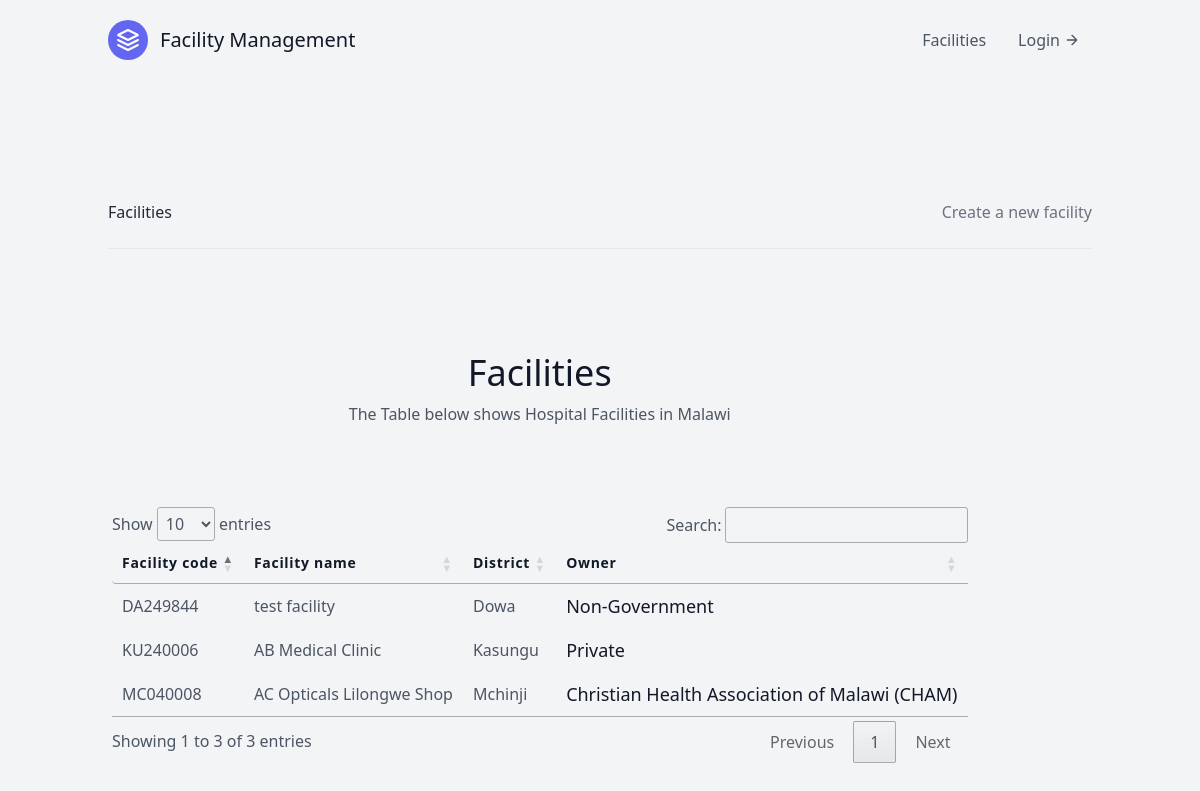
Page /facilities/ on the committed database.
### core/models.py (models this page shows, shortened)
class Facility(models.Model):
    facility_code = models.CharField(max_length=8, unique=True)
    facility_name = models.CharField(max_length=25, unique=True)
    district = models.ForeignKey(District, on_delete=models.DO_NOTHING)
    owner = models.ForeignKey(Owner, on_delete=models.DO_NOTHING)
    updated = models.DateTimeField(auto_now=True)
    timestamp = models.DateTimeField(auto_now_add=True)

class District(models.Model):
    district_code = models.CharField(max_length=4)
    district_name = models.CharField(max_length=15)
    updated = models.DateTimeField(auto_now=True)
    timestamp = models.DateTimeField(auto_now_add=True)

class Owner(models.Model):
    facility_owner = models.CharField(max_length=255)
    description = models.TextField()
    updated = models.DateTimeField(auto_now=True)
    timestamp = models.DateTimeField(auto_now_add=True)

### core/views.py (the view)
# urls.py: path('facilities/', FacilityListView.as_view(), name="facility-list"),
class FacilityListView(generic.ListView):
    template_name = "facilities/facility_list.html"
    def get_queryset(self):
        return Facility.objects.all()

### core/templates/facilities/facility_list.html (shortened to what this page needs)
{% extends "base.html" %}
{% block content %}
<section class="text-gray-600 body-font">
    <div class="container px-5 py-24 mx-auto flex flex-wrap">
      <div class="w-full mb-6 py-6 flex justify-between items-center border-b border-gray-200">
        <div>
            <a class="text--4xl text-gray-800 hover:text-blue-500" href="{% url "core:facility-list" %}">
                Facilities
            </a>
        </div>
        <div>
            <a class="text-gray-500 hover:text-blue-500" href="{% url "core:create-facility" %}">
                Create a new facility
            </a>
        </div>
      </div>
      <div class="flex flex-wrap -m-4">
<section class="text-gray-600 body-font">
  <div class="container px-5 py-24 mx-auto">
    <div class="flex flex-col text-center w-full mb-20">
      <h1 class="sm:text-4xl text-3xl font-medium title-font mb-2 text-gray-900">Facilities</h1>
      <p class="lg:w-2/3 mx-auto leading-relaxed text-base">The Table below shows Hospital Facilities in Malawi</p>
    </div>
    <div class="w-full mx-auto overflow-auto">
      <table id="facilityTable" class="table-auto table-bordered w-full text-left whitespace-no-wrap">
        <thead>
          <tr>
            <th class="px-4 py-3 title-font tracking-wider font-medium text-gray-900 text-sm bg-gray-100 rounded-tl rounded-bl">Facility code</th>
            <th class="px-4 py-3 title-font tracking-wider font-medium text-gray-900 text-sm bg-gray-100">Facility name</th>
            <th class="px-4 py-3 title-font tracking-wider font-medium text-gray-900 text-sm bg-gray-100">District</th>
            <th class="px-4 py-3 title-font tracking-wider font-medium text-gray-900 text-sm bg-gray-100">Owner</th>
          </tr>
        </thead>
        <tbody>
            {% for facility in object_list %}
          <tr>
            <td class="px-4 py-3">{{facility.facility_code}}</td>
            <td class="px-4 py-3">{{facility.facility_name}}</td>
            <td class="px-4 py-3">{{facility.district.district_name}}</td>
            <td class="px-4 py-3 text-lg text-gray-900">{{facility.owner.facility_owner}}</td>
            {% endfor %}
        </tbody>
      </table>
    </div>
  </div>
</section>
      </div>
    </div>
  </section>
{% endblock %}

### templates/base.html (shortened to what this page needs)
<!DOCTYPE html>
<html lang="en">
  <head>
    <script src="https://cdn.tailwindcss.com"></script>
    <link
      rel="stylesheet"
      type="text/css"
      href="https://cdn.datatables.net/1.11.5/css/jquery.dataTables.css"
    />
  </head>
  <body>
    <div class="max-w-4lx mx-auto bg-gray-100">
      {% include "navbar.html" %} {% block content %} {% endblock %}
    </div>
  </body>
</html>

### templates/navbar.html
<header class="text-gray-600 body-font">
  <div
    class="container mx-auto flex flex-wrap p-5 flex-col md:flex-row items-center"
  >
    <a
      class="flex title-font font-medium items-center text-gray-900 mb-4 md:mb-0"
    >
      <svg
        xmlns="http://www.w3.org/2000/svg"
        fill="none"
        stroke="currentColor"
        stroke-linecap="round"
        stroke-linejoin="round"
        stroke-width="2"
        class="w-10 h-10 text-white p-2 bg-indigo-500 rounded-full"
        viewBox="0 0 24 24"
      >
        <path
          d="M12 2L2 7l10 5 10-5-10-5zM2 17l10 5 10-5M2 12l10 5 10-5"
        ></path>
      </svg>
      <span class="ml-3 text-xl">Facility Management</span>
    </a>
    <nav
      class="md:ml-auto flex flex-wrap items-center text-base justify-center"
    >
      <a href="{% url 'core:facility-list' %}" class="mr-5 hover:text-gray-900"
        >Facilities</a
      >
    </nav>
     {% if request.user.is_authenticated %}
        Logged in as: {{request.user.username}}
        <a href="" class="ml-3 inline-flex items-center bg-gray-100 border-0 py-1 px-3 focus:outline-none hover:bg-gray-200 rounded text-base mt-4 md:mt-0">
          Logout
          <svg fill="none" stroke="currentColor" stroke-linecap="round" stroke-linejoin="round" stroke-width="2" class="w-4 h-4 ml-1" viewBox="0 0 24 24">
            <path d="M5 12h14M12 5l7 7-7 7"></path>
          </svg>
        </a>
      {% else %}
        <a href="{% url "login" %}" class="inline-flex items-center bg-gray-100 border-0 py-1 px-3 focus:outline-none hover:bg-gray-200 rounded text-base mt-4 md:mt-0">
          Login
          <svg fill="none" stroke="currentColor" stroke-linecap="round" stroke-linejoin="round" stroke-width="2" class="w-4 h-4 ml-1" viewBox="0 0 24 24">
            <path d="M5 12h14M12 5l7 7-7 7"></path>
          </svg>
        </a>
      {% endif %}
      </div>
</header>

### rows in the picture
Facility: facility_code "MC040008", facility_name "AC Opticals Lilongwe Shop", district.district_name "Mchinji", owner.facility_owner "Christian Health Association of Malawi (CHAM)"
Facility: facility_code "KU240006", facility_name "AB Medical Clinic", district.district_name "Kasungu", owner.facility_owner "Private"
Facility: facility_code "DA249844", facility_name "test facility", district.district_name "Dowa", owner.facility_owner "Non-Government"
